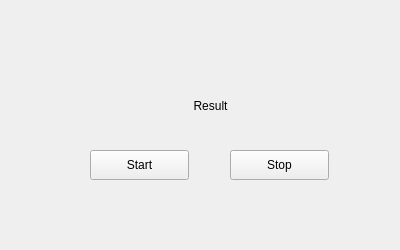
<?xml version="1.0" encoding="UTF-8"?>
<ui version="4.0">
 <class>Dialog</class>
 <widget class="QDialog" name="Dialog">
  <property name="geometry">
   <rect>
    <x>0</x>
    <y>0</y>
    <width>400</width>
    <height>250</height>
   </rect>
  </property>
  <property name="windowTitle">
   <string>DesignWindow</string>
  </property>
  <widget class="QDialogButtonBox" name="buttonBox">
   <property name="geometry">
    <rect>
     <x>10</x>
     <y>440</y>
     <width>621</width>
     <height>32</height>
    </rect>
   </property>
   <property name="orientation">
    <enum>Qt::Horizontal</enum>
   </property>
   <property name="standardButtons">
    <set>QDialogButtonBox::Cancel|QDialogButtonBox::Ok</set>
   </property>
  </widget>
  <widget class="QPushButton" name="BtnStart">
   <property name="geometry">
    <rect>
     <x>90</x>
     <y>150</y>
     <width>99</width>
     <height>30</height>
    </rect>
   </property>
   <property name="text">
    <string>Start</string>
   </property>
  </widget>
  <widget class="QPushButton" name="BtnStop">
   <property name="geometry">
    <rect>
     <x>230</x>
     <y>150</y>
     <width>99</width>
     <height>30</height>
    </rect>
   </property>
   <property name="text">
    <string>Stop</string>
   </property>
  </widget>
  <widget class="QLabel" name="LblResult">
   <property name="geometry">
    <rect>
     <x>150</x>
     <y>90</y>
     <width>121</width>
     <height>31</height>
    </rect>
   </property>
   <property name="text">
    <string>Result</string>
   </property>
   <property name="alignment">
    <set>Qt::AlignCenter</set>
   </property>
  </widget>
 </widget>
 <resources/>
 <connections>
  <connection>
   <sender>buttonBox</sender>
   <signal>accepted()</signal>
   <receiver>Dialog</receiver>
   <slot>accept()</slot>
   <hints>
    <hint type="sourcelabel">
     <x>248</x>
     <y>254</y>
    </hint>
    <hint type="destinationlabel">
     <x>157</x>
     <y>274</y>
    </hint>
   </hints>
  </connection>
  <connection>
   <sender>buttonBox</sender>
   <signal>rejected()</signal>
   <receiver>Dialog</receiver>
   <slot>reject()</slot>
   <hints>
    <hint type="sourcelabel">
     <x>316</x>
     <y>260</y>
    </hint>
    <hint type="destinationlabel">
     <x>286</x>
     <y>274</y>
    </hint>
   </hints>
  </connection>
 </connections>
</ui>
